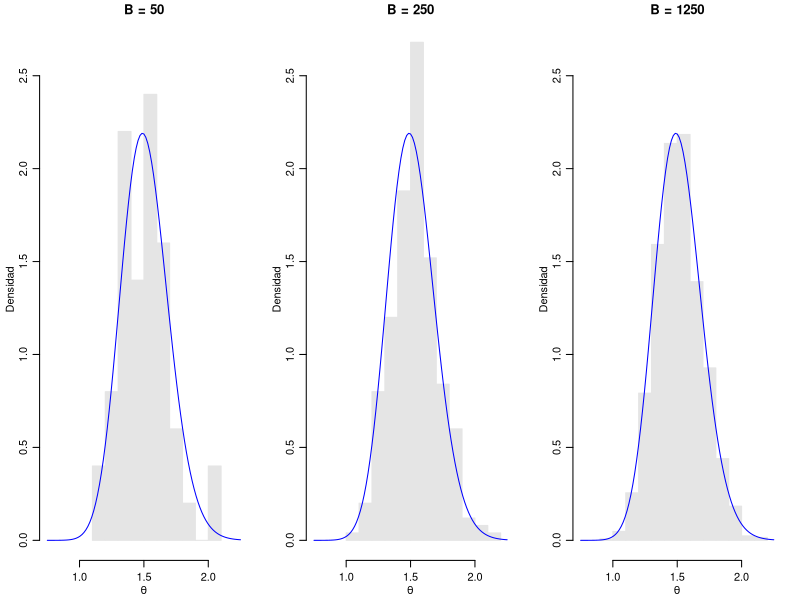
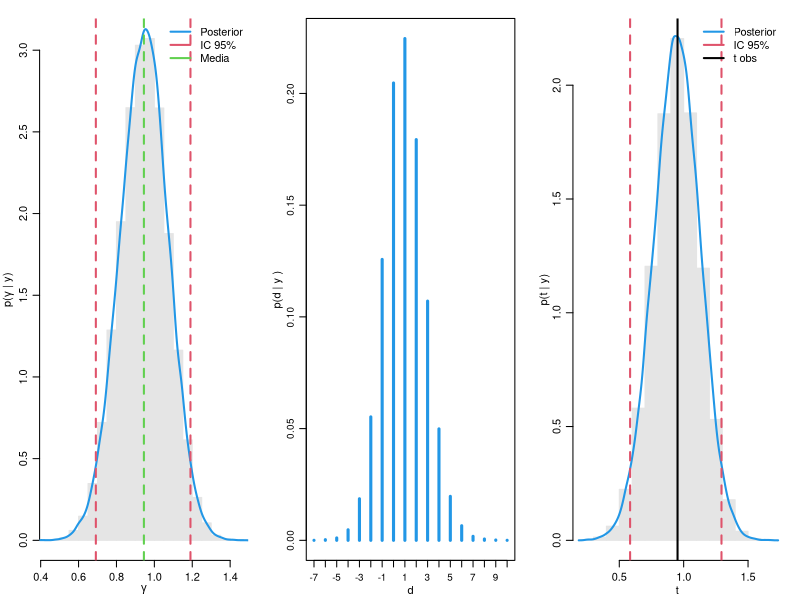

Here is the R script that generated these plots, in order: (Note: this script raises an error after producing the figures.)
## ---- chunk 1
knitr::opts_chunk$set(echo = TRUE)
## ---- chunk 2
# parametros distribucion Gamma
a <- 68
b <- 45
# tamaños
m <- c(50, 250, 1250)
# simulacion con diferentes niveles de precision
set.seed(1234)
for (j in 1:length(m))
  assign(x = paste0("theta_sim_", j), value = rgamma(n = m[j], shape = a, rate = b))
## ---- chunk 3
# grafico
par(mfrow = c(1,3), mar = c(3,3,1.4,1.4), mgp = c(1.75,0.75,0))
for (j in 1:length(m)) {
  hist(x = get(paste0("theta_sim_", j)), prob = T, xlim = c(0.75, 2.25), ylim = c(0, 2.7), xlab = expression(theta), ylab = "Densidad", main = paste0("B = ", m[j]), col = "gray90", border = "gray90")
  curve(expr = dgamma(x, shape = a, rate = b), col = "blue", add = T)
}
## ---- chunk 4
# modelo Gamma-Poisson
# datos mujeres con educacion superior
n <- 110
s <- 127
# hiperparametros
a <- 2
b <- 1
# tamaños
m <- c(5, 500, 50000)
# simulacion con diferentes niveles de precision
set.seed(1234)
for (j in 1:length(m))
  assign(x = paste0("theta_sim_", j), value = rgamma(n = m[j], shape = a+s, rate = b+n))
# media posterior aproximada
tab <- as.matrix(c(mean(theta_sim_1), mean(theta_sim_2), mean(theta_sim_3), (a+s)/(b+n) ))
colnames(tab) <- c("Estimación")
rownames(tab) <- c(paste0("B = ", m), "Exacto")
print(tab)
# intervalo de credibilidad al 95% aproximado
tab <- NULL
for (j in 1:length(m))
  tab <- rbind(tab, quantile(x = get(paste0("theta_sim_", j)), probs = c(.025,.975)))
tab <- rbind(tab, qgamma(p = c(.025,.975), shape = a+s, rate = b+n))
colnames(tab) <- c("Q2.5%", "Q97.5%")
rownames(tab) <- c(paste0("B = ", m), "Exacto")
print(tab)
## ---- chunk 5
# datos mujeres sin educacion superior
n1 <- 355
s1 <- 748
# datos muejeres con educacion superior
n2 <- 110   
s2 <- 127
# hiperparametros
a <- 2
b <- 1
# numero de muestras de MC 
B <- 50000
# simulacion
set.seed(1234)
theta1_mc <- rgamma(n = B, shape = a+s1, rate = b+n1)
theta2_mc <- rgamma(n = B, shape = a+s2, rate = b+n2)
gamma_mc  <- theta1_mc - theta2_mc
# probabilidad posterior de que gamma > 0
round(mean(gamma_mc > 0), 3)
# estimacion puntual de gamma
round(mean(gamma_mc), 3)
# intervalo de credibilidad al 95% para gamma
round(quantile(x = gamma_mc, probs = c(0.025, 0.975)), 3)
## ---- chunk 6
# grafico
par(mar = c(3,3,1.4,1.4), mgp = c(1.75,.75,0))
hist(x = gamma_mc, freq = F, col = "gray90", border = "gray90", xlim = mean(gamma_mc) + 4*c(-1,1)*sd(gamma_mc), xlab = expression(gamma), ylab = expression(paste("p(",gamma," | y)", sep="")), main = "")
lines(density(gamma_mc), col = 4, lwd = 2)
abline(v = quantile(x = gamma_mc, probs = c(0.025, 0.975)), lty = 2, lwd = 2, col = 2)
abline(v = mean(gamma_mc), lty = 2, lwd = 2, col = 3)
legend("topright", legend = c("Posterior", "IC 95%", "Media"), 
       col = c(4, 2, 3), lty = 1, lwd = 2, bty = "n")
## ---- chunk 7
# distribucion predictiva posterior
set.seed(1234)
y1_mc <- rpois(n = B, lambda = theta1_mc)
y2_mc <- rpois(n = B, lambda = theta2_mc)
# media predictiva posterior 
tab <- rbind(c((a+s1)/(b+n1), (a+s2)/(b+n2)), c(mean(y1_mc), mean(y2_mc)))
colnames(tab) <- c("Menos que pregrado","Pregrado o más")
rownames(tab) <- c("Exacta","Aproximada")
round(tab, 3)
# probabilidades de la distribucion predictiva muejres sin pregrado o menos
tab <- rbind(dnbinom(x = 0:7, size = a+s1, mu = (a+s1)/(b+n1)), table(y1_mc)[1:8]/B)
colnames(tab) <- 0:7
rownames(tab) <- c("Exacta", "Aproximada")
round(tab, 3)
# probabilidades de la distribucion predictiva mujeres con pregrado o mas
tab <- rbind(dnbinom(x = 0:7, size = a+s2, mu = (a+s2)/(b+n2)), table(y2_mc)[1:8]/B)
colnames(tab) <- 0:7
rownames(tab) <- c("Exacta", "Aproximada")
round(tab, 3)
# probabilidad posterior de que y*_1 > y*_2
round(mean(y1_mc > y2_mc), 3)
## ---- chunk 8
# distribucion predictiva posterior de d = y*_1 - y*_2
par(mar = c(3,3,1.4,1.4), mgp = c(1.75,.75,0))
plot(table(y1_mc - y2_mc)/B, type = "h", cex.axis = 0.9, xlab = "d", ylab = "p(d | y )", col = 4, lwd = 3)
## ---- chunk 9
# estadistico observado
t_obs <- s1/n1 - s2/n2
round(t_obs, 3)
# distribucion predictiva posterior
t_mc <- NULL
set.seed(1234)
for (i in 1:B) {
  # datos
  y1_rep  <- rpois(n = n1, lambda = theta1_mc[i])
  y2_rep  <- rpois(n = n2, lambda = theta2_mc[i])
  # estadistico
  t_mc[i] <- mean(y1_rep) - mean(y2_rep)
}
## ---- chunk 10
# grafico
par(mar = c(3,3,1.4,1.4), mgp = c(1.75,.75,0))
hist(x = t_mc, freq = F, col = "gray90", border = "gray90", xlab = "t", ylab = "p(t | y)", main = "")
lines(density(t_mc), col = 4, lwd = 2)
abline(v = t_obs, col = 1, lwd = 2, lty = 1)
abline(v = quantile(x = t_mc, probs = c(0.025, 0.975)), lty = 2, lwd = 2, col = 2)
legend("topright", legend = c("Posterior", "IC 95%", "t obs"), col = c(4, 2, 1), lty = 1, lwd = 2, bty = "n")
# ppp (valor p predictivo posterior)
mean(t_mc > t_obs)
## ---- chunk 11
knitr::include_graphics("Hoffcoverbook.jpg")
## ---- chunk 12
knitr::include_graphics("Gelmancoverbook.png")
